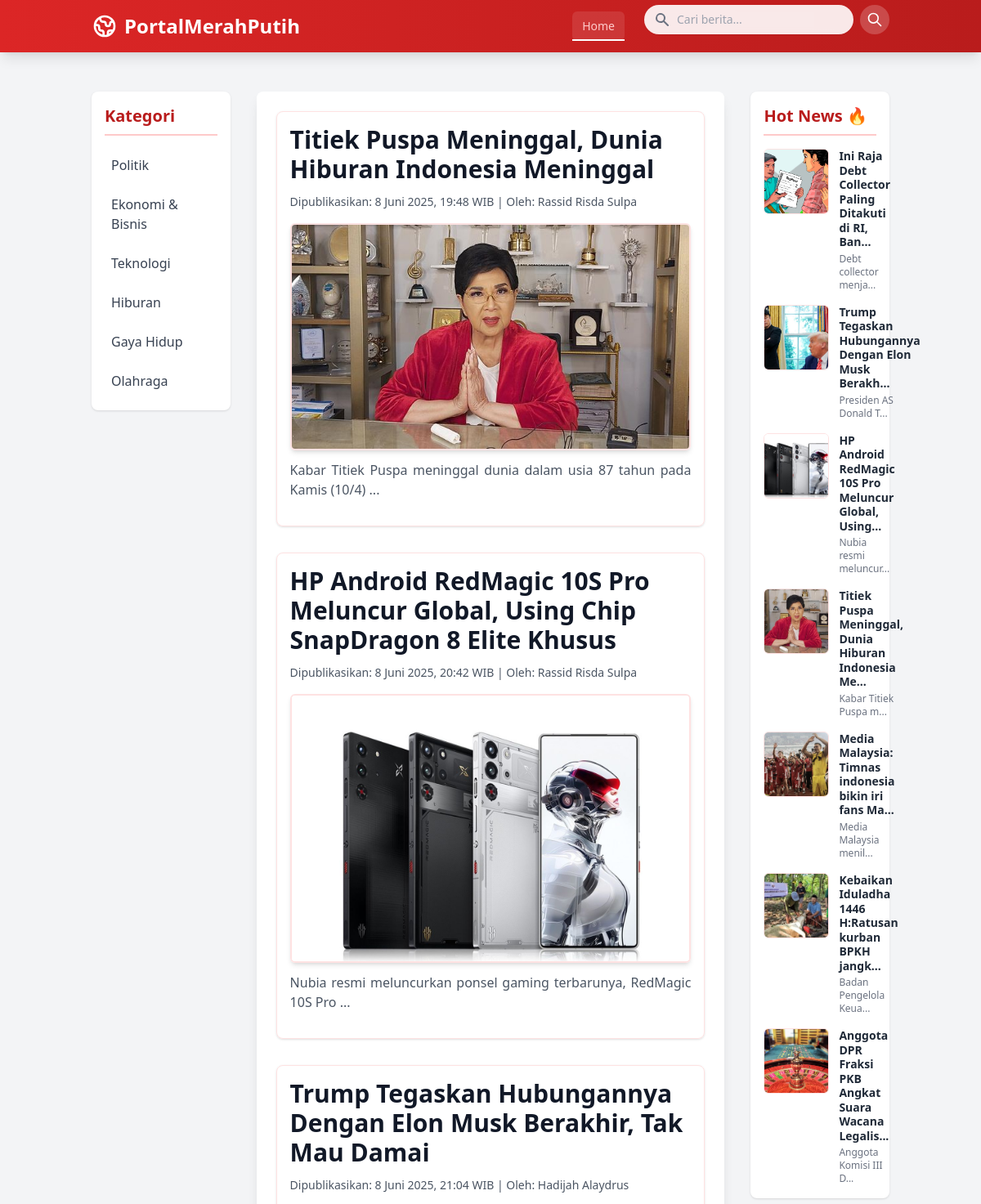
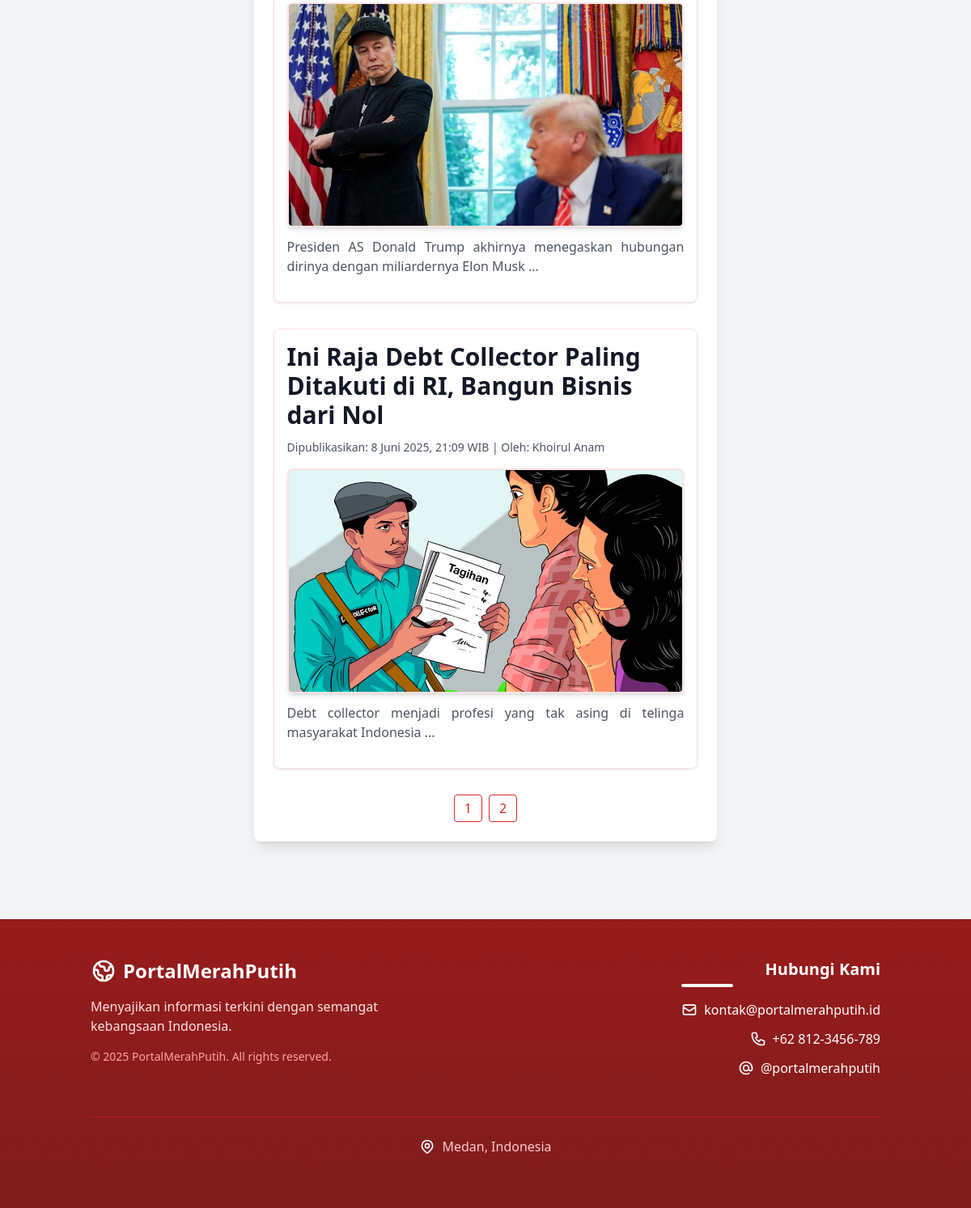
Screenshot of /?page=home&halaman=2 with the database file from the repository (2 pictures, top to bottom).
### tables this page shows
CREATE TABLE `berita` (
  `id` int NOT NULL,
  `judul` varchar(100) NOT NULL,
  `description` text NOT NULL,
  `kategori` varchar(100) NOT NULL,
  `image` varchar(200) NOT NULL,
  `slug` text,
  `author` varchar(250) DEFAULT NULL,
  `created_at` datetime NOT NULL DEFAULT CURRENT_TIMESTAMP,
  `updated_at` datetime DEFAULT NULL
);

### controllers/BeritaControllers.php (called while the page is built, shortened)
<?php
if (!class_exists('BeritaControllers')) {
    class BeritaControllers {
        private $connect;
        public function __construct($dbConnection) {
            $this->connect = $dbConnection;
        }
        public function getBerita() {
            $stmt = $this->connect->prepare("SELECT id, judul, description, slug, author, image, kategori, created_at FROM berita ORDER BY created_at DESC");
            $stmt->execute();
            $result = $stmt->get_result();
            $berita = [];
            while ($row = $result->fetch_assoc()) {
                $berita[] = $row;
            }
            return $berita;
        }
        public function getBeritaOld($limit, $offset) {
            $stmt = $this->connect->prepare("SELECT id, judul, description, slug, author, image, kategori, created_at FROM berita ORDER BY created_at ASC LIMIT ? OFFSET ?");
            $stmt->bind_param("ii", $limit, $offset);
            $stmt->execute();
            $result = $stmt->get_result();
            $berita = [];
            while ($row = $result->fetch_assoc()) {
                $berita[] = $row;
            }
            return $berita;
        }
        public function countBerita() {
            $stmt = $this->connect->prepare("SELECT COUNT(*) AS total FROM berita");
            $stmt->execute();
            $result = $stmt->get_result();
            $row = $result->fetch_assoc();
            return $row['total'];
        }
    }
}
?>

### bagian/template/hotnews.php (the view, shortened to what this page needs)
<?php
include_once './controllers/BeritaControllers.php';
$beritaController = new BeritaControllers($connect);
$perPage = 7;
$page = isset($_GET['page']) ? (int)$_GET['page'] : 1;
$page = max($page, 1);
$hotNews = $beritaController->getBerita();
$offset = ($page - 1) * $perPage;
$hotNews = array_slice($hotNews, $offset, $perPage);
function truncateText($text, $maxLength) {
    return substr($text, 0, $maxLength) . '...';
}
?>
<aside class="lg:col-span-1 animate-fadeIn" style="animation-delay: 0.4s;">
    <div class="bg-white p-4 rounded-lg shadow">
        <h2 class="text-xl font-semibold text-red-700 mb-4 border-b-2 border-red-200 pb-2">Hot News 🔥</h2>
        <div id="hot-news-list" class="space-y-4">
            <?php foreach ($hotNews as $item): ?>
                <div class="hot-news-item flex items-start space-x-3 group">
                    <img src="./upload/<?= htmlspecialchars($item['image']) ?>" alt="Thumbnail" class="w-20 h-20 object-cover rounded-md border border-red-100 group-hover:opacity-80">
                    <div>
                        <a href="slug=<?= urlencode($item['slug']) ?>" class="hot-news-title text-sm font-semibold text-gray-800 hover:text-red-600 leading-tight block">
                            <?= htmlspecialchars(truncateText($item['judul'], 50)) ?>
                        </a>
                        <p class="text-xs text-gray-500 mt-1">
                            <?= htmlspecialchars(truncateText($item['description'], 20)) ?>
                        </p>
                    </div>
                </div>
            <?php endforeach; ?>
        </div>
    </div>
</aside>

### pilihan/home.php (shortened to what this page needs)
<?php
include_once './controllers/BeritaControllers.php';
$beritaController = new BeritaControllers($connect);
$totalHotNews = $beritaController->countBerita();
$totalPages = ceil($totalHotNews / 4);
$halaman = isset($_GET['halaman']) && is_numeric($_GET['halaman']) ? (int)$_GET['halaman'] : 1;
$halaman = max($halaman, 1);
$offset = ($halaman - 1) * 4;
$beritaaaa = $beritaController->getBeritaOld(4, $offset);
function formatTimeTag($datetime) {
            $bulanIndo = [
                1 => 'Januari', 'Februari', 'Maret', 'April', 'Mei', 'Juni',
                'Juli', 'Agustus', 'September', 'Oktober', 'November', 'Desember'
            ];
            $timestamp = strtotime($datetime);
            $hari = date('j', $timestamp);
            $bulan = $bulanIndo[(int)date('n', $timestamp)];
            $tahun = date('Y', $timestamp);
            $jamMenit = date('H:i', $timestamp);
            $isoDatetime = date('Y-m-d\TH:i:s', $timestamp);
            $displayText = "{$hari} {$bulan} {$tahun}, {$jamMenit} WIB";
            return "<span>Dipublikasikan: <time datetime=\"{$isoDatetime}\">{$displayText}</time></span>";
        }
if (isset($_GET['query']) && !empty($_GET['query'])) {
    $query = $_GET['query'];
    $beritaaaa = $beritaController->searchBeritaBySlug($query, 4, $offset);
    $totalHotNews = $beritaController->countBeritaBySlug($query);
    $totalPages = ceil($totalHotNews / 4);
} else {
    $beritaaaa = $beritaController->getBeritaOld(4, $offset);
}
if (isset($_GET['kategori']) && !empty($_GET['kategori'])) {
    $kategori = $_GET['kategori'];
    $beritaaaa = $beritaController->getBeritaByKategori($kategori, 4, $offset);
    $totalHotNews = $beritaController->countBeritaByKategori($kategori);
    $totalPages = ceil($totalHotNews / 4);
} elseif (isset($_GET['query']) && !empty($_GET['query'])) {
    $query = $_GET['query'];
    $beritaaaa = $beritaController->searchBeritaBySlug($query, 4, $offset);
    $totalHotNews = $beritaController->countBeritaBySlug($query);
    $totalPages = ceil($totalHotNews / 4);
} else {
    $beritaaaa = $beritaController->getBeritaOld(4, $offset);
    $totalHotNews = $beritaController->countBerita();
    $totalPages = ceil($totalHotNews / 4);
}
?>
<!DOCTYPE html>
<html lang="id">
<head>
    <script src="https://cdn.tailwindcss.com"></script>
</head>
<body class="bg-gray-100 font-sans">
    <div class="container mx-auto px-4 sm:px-6 py-8">
        <div class="grid grid-cols-1 lg:grid-cols-5 gap-8">
            <?php include 'bagian/template/kategori.php';?>
            <main class="lg:col-span-3 bg-white p-6 rounded-lg shadow-lg animate-fadeIn space-y-8">
                <?php foreach ($beritaaaa as $item): ?>
                    <article id="main-article-container" class="border border-red-100 rounded-lg p-4 shadow hover:shadow-lg transition duration-300">
                        <h1 id="main-article-title" class="text-2xl md:text-3xl font-bold text-gray-900 mb-3">
                            <?= htmlspecialchars($item['judul']) ?>
                        </h1>
                        <div id="main-article-meta" class="text-sm text-gray-600 mb-4">
                            <?= formatTimeTag($item['created_at']) ?> |
                            <span>Oleh: <?= htmlspecialchars($item['author']) ?></span>
                        </div>
                        <figure id="main-article-figure" class="mb-4">
                            <img src="./upload/<?= htmlspecialchars($item['image']) ?>" alt="Detail" class="w-full h-auto rounded-md shadow-md border-2 border-red-100 mb-3">
                            <?php
                            $deskripsiFull = strip_tags($item['description']);
                            $deskripsiPreview = $deskripsiFull;
                            ?>
                            <figcaption class="text-justify text-sm md:text-base text-gray-600 leading-relaxed mb-2">
                                <span class="deskripsi-preview">
                                    <?= nl2br(htmlspecialchars($deskripsiPreview)) ?>
                                </span>
                            </figcaption>
                        </figure>
                    </article>
                <?php endforeach; ?>
                <div class="flex justify-center mt-8 space-x-2">
                    <?php for ($i = 1; $i <= $totalPages; $i++): ?>
                        <a href="?page=home&halaman=<?= $i ?>"
                        class="px-3 py-1 border <?= $i == $page ? 'bg-red-600 text-white' : 'bg-white text-red-600 border-red-600' ?> rounded hover:bg-red-700 hover:text-white transition">
                            <?= $i ?>
                        </a>
                    <?php endfor; ?>
                </div>
            </main>
                <?php include 'bagian/template/hotnews.php';?>
        </div>
    </div>
  <?php include 'bagian/template/footer.php';?>
</body>
</html>

### pilihan/home.php (style rules this page uses)
.animate-fadeIn { animation: fadeIn 0.5s ease-out forwards; }

### rows the page displays
berita: judul "Titiek Puspa Meninggal, Dunia Hiburan Indonesia Meninggal", created_at "8 Juni 2025, 19:48 WIB", author "Rassid Risda Sulpa", image (picture), description "Kabar Titiek Puspa meninggal dunia dalam usia 87 tahun pada Kamis (10/4) ...", judul "Titiek Puspa Meninggal, Dunia Hiburan Indonesia Me...", description "Kabar Titiek Puspa m..."
berita: judul "HP Android RedMagic 10S Pro Meluncur Global, Using Chip SnapDragon 8 Elite Khusus", created_at "8 Juni 2025, 20:42 WIB", author "Rassid Risda Sulpa", image (picture), description "Nubia resmi meluncurkan ponsel gaming terbarunya, RedMagic 10S Pro ...", judul "HP Android RedMagic 10S Pro Meluncur Global, Using...", description "Nubia resmi meluncur..."
berita: judul "Trump Tegaskan Hubungannya Dengan Elon Musk Berakhir, Tak Mau Damai", created_at "8 Juni 2025, 21:04 WIB", author "Hadijah Alaydrus", image (picture), description "Presiden AS Donald Trump akhirnya menegaskan hubungan dirinya dengan miliardernya Elon Musk ...", judul "Trump Tegaskan Hubungannya Dengan Elon Musk Berakh...", description "Presiden AS Donald T..."
berita: judul "Ini Raja Debt Collector Paling Ditakuti di RI, Bangun Bisnis dari Nol", created_at "8 Juni 2025, 21:09 WIB", author "Khoirul Anam", image (picture), description "Debt collector menjadi profesi yang tak asing di telinga masyarakat Indonesia ...", judul "Ini Raja Debt Collector Paling Ditakuti di RI, Ban...", description "Debt collector menja..."
berita: image (picture), judul "Media Malaysia: Timnas indonesia bikin iri fans Ma...", description "Media Malaysia menil..."
berita: image (picture), judul "Kebaikan Iduladha 1446 H:Ratusan kurban BPKH jangk...", description "Badan Pengelola Keua..."
berita: image (picture), judul "Anggota DPR Fraksi PKB Angkat Suara Wacana Legalis...", description "Anggota Komisi III D..."
